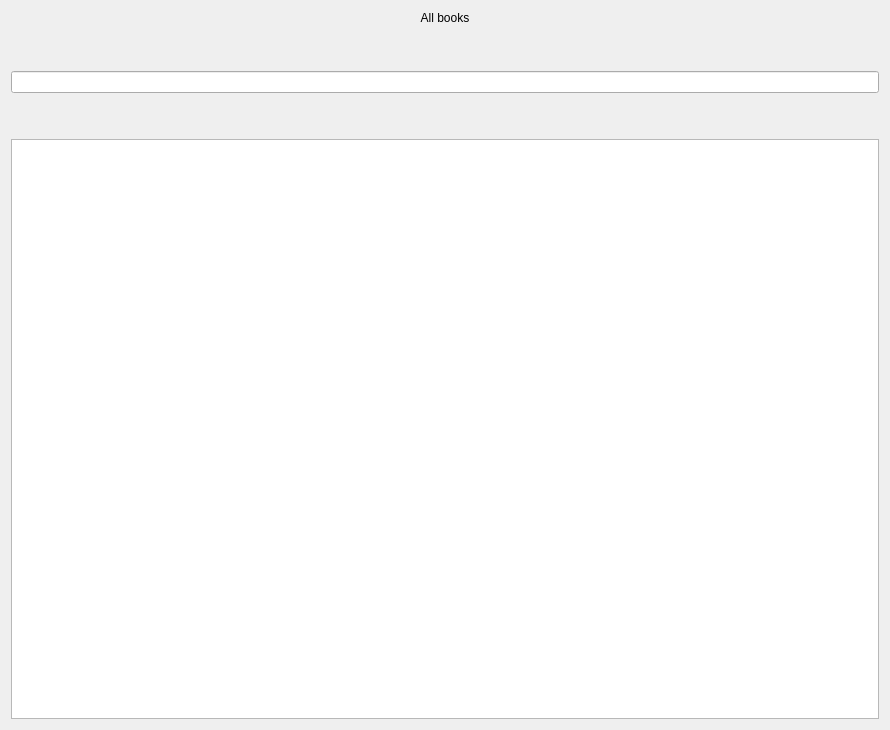
<?xml version="1.0" encoding="UTF-8"?>
<ui version="4.0">
 <class>allBooks_window</class>
 <widget class="QWidget" name="allBooks_window">
  <property name="geometry">
   <rect>
    <x>0</x>
    <y>0</y>
    <width>890</width>
    <height>730</height>
   </rect>
  </property>
  <property name="windowTitle">
   <string>Form</string>
  </property>
  <layout class="QVBoxLayout" name="verticalLayout">
   <item>
    <widget class="QLabel" name="allBooks_label">
     <property name="text">
      <string>All books</string>
     </property>
     <property name="alignment">
      <set>Qt::AlignCenter</set>
     </property>
    </widget>
   </item>
   <item>
    <spacer name="verticalSpacer_2">
     <property name="orientation">
      <enum>Qt::Vertical</enum>
     </property>
     <property name="sizeType">
      <enum>QSizePolicy::Preferred</enum>
     </property>
     <property name="sizeHint" stdset="0">
      <size>
       <width>20</width>
       <height>40</height>
      </size>
     </property>
    </spacer>
   </item>
   <item>
    <widget class="QLineEdit" name="searchBook_lineEdit"/>
   </item>
   <item>
    <layout class="QVBoxLayout" name="verticalLayout_2"/>
   </item>
   <item>
    <spacer name="verticalSpacer">
     <property name="orientation">
      <enum>Qt::Vertical</enum>
     </property>
     <property name="sizeType">
      <enum>QSizePolicy::Preferred</enum>
     </property>
     <property name="sizeHint" stdset="0">
      <size>
       <width>20</width>
       <height>40</height>
      </size>
     </property>
    </spacer>
   </item>
   <item>
    <widget class="QTableView" name="allBooks_tableView">
     <property name="editTriggers">
      <set>QAbstractItemView::NoEditTriggers</set>
     </property>
     <property name="selectionBehavior">
      <enum>QAbstractItemView::SelectRows</enum>
     </property>
    </widget>
   </item>
  </layout>
 </widget>
 <resources/>
 <connections/>
</ui>
